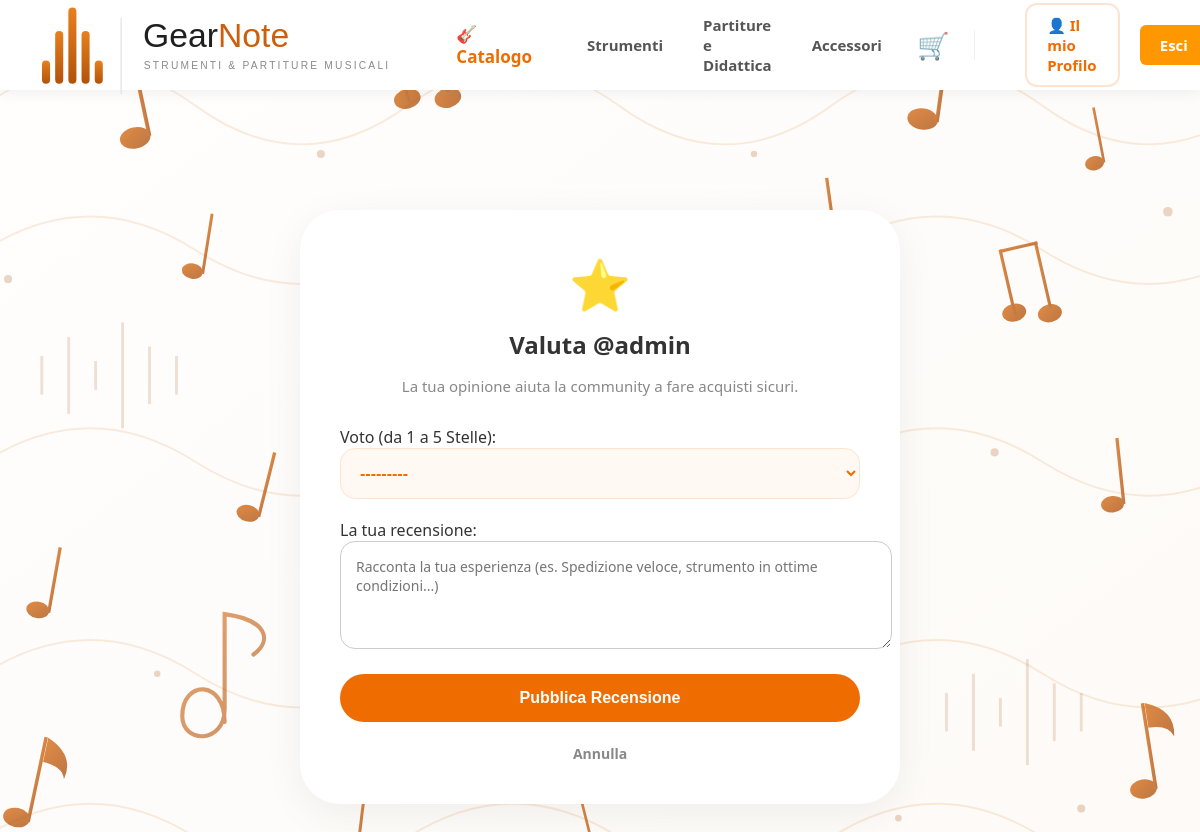
Screenshot of /accounts/recensione/1/ (signed in) with the database file from the repository.
### catalog/models.py (models this page shows, shortened)
class Categoria(models.Model):
    nome = models.CharField(max_length=100)
    slug = models.SlugField(unique=True, blank=True)
    categoria_padre = models.ForeignKey(
        'self',
        on_delete=models.CASCADE,
        null=True,
        blank=True,
        related_name='sottocategorie'
    )
    class Meta:
        verbose_name_plural = "Categorie"

### accounts/views.py (the view)
# urls.py: path('recensione/<int:venditore_id>/', views.recensione, name='recensione'),
@login_required(login_url='accounts:login')
def recensione(request, venditore_id):
    venditore = get_object_or_404(User, id=venditore_id)
    if request.method == 'POST':
        form = RecensioneForm(request.POST)
        if form.is_valid():
            nuova_recensione = form.save(commit=False)
            nuova_recensione.acquirente = request.user
            nuova_recensione.venditore = venditore
            nuova_recensione.save()
            messages.success(request, f"Hai recensito {venditore.username} con successo!")
            return redirect('accounts:profilo')
    else:
        form = RecensioneForm()
    return render(request, 'accounts/recensione.html', {'form': form, 'venditore': venditore})

### accounts/forms.py
class RecensioneForm(forms.ModelForm):
    class Meta:
        model = Recensione
        fields = ['voto', 'testo']
        widgets = {
            'voto': forms.Select(attrs={
                'style': 'width: 100%; padding: 15px; border-radius: 15px; border: 1px solid #fde4d0; background: #fff8f3; font-size: 16px; font-weight: 700; color: #ef6c00; margin-bottom: 20px;'
            }),
            'testo': forms.Textarea(attrs={
                'style': 'width: 100%; padding: 15px; border-radius: 15px; border: 1px solid #ccc; font-size: 14px; margin-bottom: 20px; font-family: inherit;',
                'rows': 4,
                'placeholder': 'Racconta la tua esperienza (es. Spedizione veloce, strumento in ottime condizioni...)'
            }),
        }
        labels = {
            'voto': 'Voto (da 1 a 5 Stelle)',
            'testo': 'La tua recensione'
        }

### cart/context_processors.py (called while the page is built)
def contatore_carrello(request):
    conteggio = 0
    if request.user.is_authenticated and request.user.profilo.ruolo != 'venditore':
        try:
            carrello = Carrello.objects.get(utente=request.user)
            conteggio = carrello.numero_articoli
        except Carrello.DoesNotExist:
            conteggio = 0
    return {'cart_items_count': conteggio}

### catalog/context_processors.py (called while the page is built)
def categorie_navbar(request):
    return {
        'categorie_principali': Categoria.objects.filter(categoria_padre__isnull=True)
    }

### accounts/templates/accounts/recensione.html (shortened to what this page needs)
{% extends 'base.html' %}
{% block content %}
<div style="max-width: 600px; margin: 60px auto;">
    <div style="background: white; padding: 40px; border-radius: 40px; box-shadow: 0 10px 40px rgba(0,0,0,0.06); text-align: center;">
        <span style="font-size: 50px;">⭐</span>
        <h2 style="color: #333; margin: 10px 0 5px 0;">Valuta @{{ venditore.username }}</h2>
        <p style="color: #888; font-size: 15px; margin-bottom: 30px;">La tua opinione aiuta la community a fare acquisti sicuri.</p>
        <form method="POST" style="text-align: left;">
            {{ form.voto.label_tag }}
            {{ form.voto }}
            {{ form.testo.label_tag }}
            {{ form.testo }}
            <button type="submit" style="width: 100%; padding: 15px; background: #ef6c00; color: white; border: none; border-radius: 50px; font-size: 16px; font-weight: 800; cursor: pointer; transition: 0.2s;" onmouseover="this.style.backgroundColor='#e65c00'" onmouseout="this.style.backgroundColor='#ef6c00'">
                Pubblica Recensione
            </button>
        </form>
        <div style="margin-top: 20px;">
            <a href="{% url 'accounts:profilo' %}" style="color: #888; text-decoration: none; font-size: 14px; font-weight: 600;">Annulla</a>
        </div>
    </div>
</div>
{% endblock %}

### templates/base.html (shortened to what this page needs)
{% load static %}
<!DOCTYPE html>
<html lang="it">
<head>
    <link rel="stylesheet" href="{% static 'css/style.css' %}">
</head>
<body>
    <header class="navbar" style="display: flex; justify-content: space-between; align-items: center;">
        <div style="display: flex; align-items: center; gap: 40px;">
            <div class="logo">
                <a href="/">
                    <img src="{% static 'img/logo.svg' %}" alt="Logo GearNote" style="display: block;">
                </a>
            </div>
            <a href="{% url 'catalog:lista' %}" style="
                font-size: 17px;
                font-weight: 800;
                color: #ef6c00;
                text-decoration: none;
                display: flex;
                align-items: center;
                gap: 8px;
                padding: 8px 15px;
                border-radius: 12px;
                transition: all 0.2s ease;
            " onmouseover="this.style.backgroundColor='#fff8f3'; this.style.transform='translateY(-2px)';" onmouseout="this.style.backgroundColor='transparent'; this.style.transform='translateY(0)';"
            >
                🎸 Catalogo
            </a>
            {% for macro in categorie_principali %}
                <a href="{% url 'catalog:categoria_detail' macro.slug %}" class="link-macro" style="
                    font-size: 15px;
                    font-weight: 600;
                    color: #555;
                    text-decoration: none;
                    transition: color 0.2s;
                " onmouseover="this.style.color='#ef6c00';" onmouseout="this.style.color='#555';">
                    {{ macro.nome }}
                </a>
            {% endfor %}
        </div>
        <nav class="nav-links" style="display: flex; align-items: center; gap: 20px;">
            <a href="{% url 'cart:vedi_carrello' %}" style="text-decoration: none; position: relative; display: flex; align-items: center; justify-content: center; padding: 5px; transition: transform 0.2s ease;" onmouseover="this.style.transform='scale(1.1)';" onmouseout="this.style.transform='scale(1)';">
                <span style="font-size: 26px;">🛒</span>
            </a>
            {% if user.is_authenticated %}
                <a href="{% url 'accounts:profilo' %}" style="
                    padding: 10px 20px;
                    background: white;
                    color: #ef6c00;
                    border: 2px solid #fde4d0;
                    border-radius: 12px;
                    font-weight: 700;
                    text-decoration: none;
                    transition: all 0.2s ease;
                " onmouseover="this.style.borderColor='#ef6c00'; this.style.boxShadow='0 4px 10px rgba(239, 108, 0, 0.1)';" onmouseout="this.style.borderColor='#fde4d0'; this.style.boxShadow='none';">
                    👤 Il mio Profilo
                </a>
                <form action="{% url 'accounts:logout' %}" method="post" style="display: inline;">
                    <button type="submit" class="btn-primary">Esci</button>
                </form>
            {% else %}
                <a href="{% url 'accounts:login' %}" style="text-decoration: none; color: #333; font-weight: 700; padding: 10px 15px;">Accedi</a>
                <a href="{% url 'accounts:registrati' %}" class="btn-primary">Registrati</a>
            {% endif %}
        </nav>
    </header>
    <main class="container">
        {% block content %}
        {% endblock content %}
    </main>
</body>
</html>

### static/css/style.css (style rules this page uses)
:root { --colore-sfondo: #f4f6f9; --colore-bianco: #ffffff; --testo-base: #333333; --testo-titoli: #1a1a1a; --testo-secondario: #555555; --testo-chiaro: #666666; --arancione-base: #ff9800; --arancione-scuro: #e67e22; --ombra-arancione: rgba(255, 152, 0, 0.4); --rosso-logout: #e74c3c; --rosso-logout-hover: #c0392b; --bordo-input: #dddddd; --ombra-leggera: 0 4px 12px rgba(0, 0, 0, 0.05); --ombra-scheda: 0 8px 24px rgba(0, 0, 0, 0.08); }
body { margin: 0; padding: 0; font-family: 'Segoe UI', Roboto, Helvetica, Arial, sans-serif; color: var(--testo-base); background-image: url('../img/background.svg'); background-size: cover; background-position: center; background-repeat: no-repeat; background-attachment: fixed; }
.navbar { background-color: var(--colore-bianco); box-shadow: var(--ombra-leggera); display: flex; justify-content: space-between; align-items: center; padding: 0 50px 0 20px; height: 90px; box-sizing: border-box; position: sticky; top: 0; z-index: 1000; }
.container { max-width: 1000px; margin: 40px auto; padding: 20px; }
.logo { display: flex; align-items: center; height: 100%; padding: 0; }
.logo a { display: flex; align-items: center; text-decoration: none; height: 100%; }
.logo img { height: 110px; width: auto; display: block; margin-top: 0px; transition: transform 0.2s ease-in-out; }
.nav-links { display: flex; align-items: center; }
.nav-links a { color: var(--testo-secondario); text-decoration: none; font-weight: 600; font-size: 15px; margin-left: 30px; transition: color 0.2s ease-in-out; }
.btn-primary { background-color: var(--arancione-base) !important; color: var(--colore-bianco) !important; padding: 10px 20px; border: none !important; border-radius: 6px; font-size: 15px; font-weight: bold; font-family: inherit; cursor: pointer; text-align: center; text-decoration: none !important; display: inline-block; box-sizing: border-box; transition: all 0.3s ease !important; }
a.btn-primary, a.btn-primary:link, a.btn-primary:visited, a.btn-primary:hover, a.btn-primary:active, button.btn-primary { color: var(--colore-bianco) !important; }
html { scrollbar-width: thin; scrollbar-color: var(--arancione-scuro) #f4f1ec; }

### rows the page displays
Categoria: nome "Strumenti"
Categoria: nome "Partiture e Didattica"
Categoria: nome "Accessori"

### other values shown
{{ venditore.username }} "admin"
